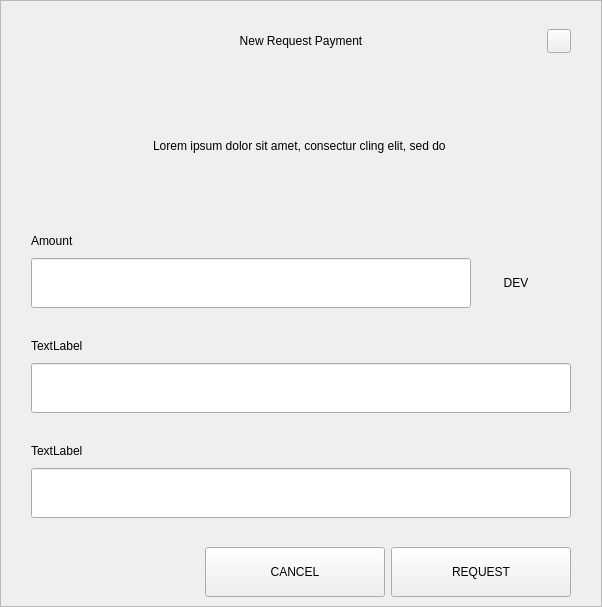
<?xml version="1.0" encoding="UTF-8"?>
<ui version="4.0">
 <class>RequestDialog</class>
 <widget class="QDialog" name="RequestDialog">
  <property name="geometry">
   <rect>
    <x>0</x>
    <y>0</y>
    <width>602</width>
    <height>607</height>
   </rect>
  </property>
  <property name="windowTitle">
   <string>Dialog</string>
  </property>
  <layout class="QVBoxLayout" name="verticalLayout_5">
   <property name="spacing">
    <number>0</number>
   </property>
   <property name="leftMargin">
    <number>0</number>
   </property>
   <property name="topMargin">
    <number>0</number>
   </property>
   <property name="rightMargin">
    <number>0</number>
   </property>
   <property name="bottomMargin">
    <number>0</number>
   </property>
   <item>
    <widget class="QFrame" name="frame">
     <property name="styleSheet">
      <string notr="true"/>
     </property>
     <property name="frameShape">
      <enum>QFrame::StyledPanel</enum>
     </property>
     <property name="frameShadow">
      <enum>QFrame::Raised</enum>
     </property>
     <layout class="QVBoxLayout" name="verticalLayout_4" stretch="1,0,0">
      <property name="spacing">
       <number>0</number>
      </property>
      <property name="leftMargin">
       <number>30</number>
      </property>
      <property name="topMargin">
       <number>20</number>
      </property>
      <property name="rightMargin">
       <number>30</number>
      </property>
      <property name="bottomMargin">
       <number>0</number>
      </property>
      <item>
       <layout class="QHBoxLayout" name="horizontalLayout_3">
        <property name="spacing">
         <number>0</number>
        </property>
        <item>
         <spacer name="horizontalSpacer_21">
          <property name="orientation">
           <enum>Qt::Horizontal</enum>
          </property>
          <property name="sizeHint" stdset="0">
           <size>
            <width>40</width>
            <height>20</height>
           </size>
          </property>
         </spacer>
        </item>
        <item>
         <widget class="QLabel" name="labelTitle">
          <property name="minimumSize">
           <size>
            <width>0</width>
            <height>40</height>
           </size>
          </property>
          <property name="maximumSize">
           <size>
            <width>16777215</width>
            <height>40</height>
           </size>
          </property>
          <property name="styleSheet">
           <string notr="true">padding-left:24px;</string>
          </property>
          <property name="text">
           <string>New Request Payment</string>
          </property>
          <property name="alignment">
           <set>Qt::AlignCenter</set>
          </property>
          <property name="margin">
           <number>7</number>
          </property>
         </widget>
        </item>
        <item>
         <spacer name="horizontalSpacer">
          <property name="orientation">
           <enum>Qt::Horizontal</enum>
          </property>
          <property name="sizeHint" stdset="0">
           <size>
            <width>40</width>
            <height>20</height>
           </size>
          </property>
         </spacer>
        </item>
        <item>
         <widget class="QPushButton" name="btnEsc">
          <property name="minimumSize">
           <size>
            <width>24</width>
            <height>24</height>
           </size>
          </property>
          <property name="maximumSize">
           <size>
            <width>24</width>
            <height>24</height>
           </size>
          </property>
          <property name="focusPolicy">
           <enum>Qt::NoFocus</enum>
          </property>
          <property name="text">
           <string/>
          </property>
         </widget>
        </item>
       </layout>
      </item>
      <item>
       <widget class="QStackedWidget" name="stack">
        <property name="minimumSize">
         <size>
          <width>540</width>
          <height>0</height>
         </size>
        </property>
        <property name="maximumSize">
         <size>
          <width>540</width>
          <height>16777215</height>
         </size>
        </property>
        <property name="currentIndex">
         <number>0</number>
        </property>
        <widget class="QWidget" name="page_1">
         <property name="minimumSize">
          <size>
           <width>540</width>
           <height>0</height>
          </size>
         </property>
         <property name="maximumSize">
          <size>
           <width>540</width>
           <height>16777215</height>
          </size>
         </property>
         <layout class="QVBoxLayout" name="layout1">
          <property name="spacing">
           <number>0</number>
          </property>
          <property name="leftMargin">
           <number>0</number>
          </property>
          <property name="topMargin">
           <number>0</number>
          </property>
          <property name="rightMargin">
           <number>0</number>
          </property>
          <property name="bottomMargin">
           <number>0</number>
          </property>
          <item>
           <spacer name="verticalSpacer_21">
            <property name="orientation">
             <enum>Qt::Vertical</enum>
            </property>
            <property name="sizeType">
             <enum>QSizePolicy::Fixed</enum>
            </property>
            <property name="sizeHint" stdset="0">
             <size>
              <width>20</width>
              <height>30</height>
             </size>
            </property>
           </spacer>
          </item>
          <item alignment="Qt::AlignHCenter">
           <widget class="QLabel" name="labelMessage">
            <property name="minimumSize">
             <size>
              <width>400</width>
              <height>50</height>
             </size>
            </property>
            <property name="text">
             <string>Lorem ipsum dolor sit amet, consectur cling elit, sed do </string>
            </property>
            <property name="alignment">
             <set>Qt::AlignCenter</set>
            </property>
            <property name="wordWrap">
             <bool>true</bool>
            </property>
           </widget>
          </item>
          <item alignment="Qt::AlignBottom">
           <widget class="QWidget" name="containerAmount" native="true">
            <layout class="QVBoxLayout" name="verticalLayout">
             <property name="spacing">
              <number>9</number>
             </property>
             <property name="leftMargin">
              <number>0</number>
             </property>
             <property name="topMargin">
              <number>0</number>
             </property>
             <property name="rightMargin">
              <number>0</number>
             </property>
             <property name="bottomMargin">
              <number>0</number>
             </property>
             <item>
              <widget class="QLabel" name="labelSubtitleAmount">
               <property name="minimumSize">
                <size>
                 <width>350</width>
                 <height>16</height>
                </size>
               </property>
               <property name="maximumSize">
                <size>
                 <width>16777215</width>
                 <height>16</height>
                </size>
               </property>
               <property name="text">
                <string>Amount</string>
               </property>
              </widget>
             </item>
             <item alignment="Qt::AlignTop">
              <widget class="QWidget" name="layoutAmount" native="true">
               <layout class="QHBoxLayout" name="horizontalLayout" stretch="2,0">
                <property name="spacing">
                 <number>0</number>
                </property>
                <property name="leftMargin">
                 <number>0</number>
                </property>
                <property name="topMargin">
                 <number>0</number>
                </property>
                <property name="rightMargin">
                 <number>0</number>
                </property>
                <property name="bottomMargin">
                 <number>0</number>
                </property>
                <item>
                 <widget class="QLineEdit" name="lineEditAmount">
                  <property name="minimumSize">
                   <size>
                    <width>0</width>
                    <height>50</height>
                   </size>
                  </property>
                  <property name="maximumSize">
                   <size>
                    <width>16777215</width>
                    <height>50</height>
                   </size>
                  </property>
                 </widget>
                </item>
                <item>
                 <widget class="QWidget" name="comboContainer" native="true">
                  <property name="minimumSize">
                   <size>
                    <width>100</width>
                    <height>50</height>
                   </size>
                  </property>
                  <property name="maximumSize">
                   <size>
                    <width>16777215</width>
                    <height>50</height>
                   </size>
                  </property>
                  <layout class="QHBoxLayout" name="horizontalLayout_31">
                   <property name="spacing">
                    <number>0</number>
                   </property>
                   <property name="leftMargin">
                    <number>0</number>
                   </property>
                   <property name="topMargin">
                    <number>0</number>
                   </property>
                   <property name="rightMargin">
                    <number>10</number>
                   </property>
                   <property name="bottomMargin">
                    <number>0</number>
                   </property>
                   <item>
                    <widget class="QLabel" name="comboBoxCoin">
                     <property name="text">
                      <string>DEV</string>
                     </property>
                     <property name="alignment">
                      <set>Qt::AlignCenter</set>
                     </property>
                    </widget>
                   </item>
                  </layout>
                 </widget>
                </item>
               </layout>
              </widget>
             </item>
            </layout>
           </widget>
          </item>
          <item>
           <spacer name="verticalSpacer_31">
            <property name="orientation">
             <enum>Qt::Vertical</enum>
            </property>
            <property name="sizeType">
             <enum>QSizePolicy::Fixed</enum>
            </property>
            <property name="sizeHint" stdset="0">
             <size>
              <width>20</width>
              <height>30</height>
             </size>
            </property>
           </spacer>
          </item>
          <item>
           <layout class="QVBoxLayout" name="verticalLayoutLabel">
            <property name="spacing">
             <number>9</number>
            </property>
            <item>
             <widget class="QLabel" name="labelSubtitleLabel">
              <property name="minimumSize">
               <size>
                <width>0</width>
                <height>16</height>
               </size>
              </property>
              <property name="maximumSize">
               <size>
                <width>16777215</width>
                <height>16</height>
               </size>
              </property>
              <property name="text">
               <string>TextLabel</string>
              </property>
             </widget>
            </item>
            <item>
             <widget class="QLineEdit" name="lineEditLabel">
              <property name="minimumSize">
               <size>
                <width>0</width>
                <height>50</height>
               </size>
              </property>
              <property name="maximumSize">
               <size>
                <width>16777215</width>
                <height>50</height>
               </size>
              </property>
             </widget>
            </item>
           </layout>
          </item>
          <item>
           <spacer name="verticalSpacer_34">
            <property name="orientation">
             <enum>Qt::Vertical</enum>
            </property>
            <property name="sizeType">
             <enum>QSizePolicy::Fixed</enum>
            </property>
            <property name="sizeHint" stdset="0">
             <size>
              <width>20</width>
              <height>30</height>
             </size>
            </property>
           </spacer>
          </item>
          <item>
           <layout class="QVBoxLayout" name="verticalLayoutDescription">
            <property name="spacing">
             <number>9</number>
            </property>
            <item>
             <widget class="QLabel" name="labelSubtitleDescription">
              <property name="minimumSize">
               <size>
                <width>0</width>
                <height>16</height>
               </size>
              </property>
              <property name="maximumSize">
               <size>
                <width>16777215</width>
                <height>16</height>
               </size>
              </property>
              <property name="text">
               <string>TextLabel</string>
              </property>
             </widget>
            </item>
            <item>
             <widget class="QLineEdit" name="lineEditDescription">
              <property name="minimumSize">
               <size>
                <width>0</width>
                <height>50</height>
               </size>
              </property>
              <property name="maximumSize">
               <size>
                <width>16777215</width>
                <height>50</height>
               </size>
              </property>
             </widget>
            </item>
            <item>
             <spacer name="verticalSpacer_4">
              <property name="orientation">
               <enum>Qt::Vertical</enum>
              </property>
              <property name="sizeType">
               <enum>QSizePolicy::Fixed</enum>
              </property>
              <property name="sizeHint" stdset="0">
               <size>
                <width>20</width>
                <height>20</height>
               </size>
              </property>
             </spacer>
            </item>
           </layout>
          </item>
         </layout>
        </widget>
        <widget class="QWidget" name="page_2">
         <layout class="QVBoxLayout" name="layout2">
          <item>
           <spacer name="verticalSpacer_5">
            <property name="orientation">
             <enum>Qt::Vertical</enum>
            </property>
            <property name="sizeType">
             <enum>QSizePolicy::Fixed</enum>
            </property>
            <property name="sizeHint" stdset="0">
             <size>
              <width>20</width>
              <height>50</height>
             </size>
            </property>
           </spacer>
          </item>
          <item alignment="Qt::AlignHCenter">
           <widget class="QLabel" name="labelQrImg">
            <property name="minimumSize">
             <size>
              <width>260</width>
              <height>260</height>
             </size>
            </property>
            <property name="maximumSize">
             <size>
              <width>260</width>
              <height>260</height>
             </size>
            </property>
            <property name="text">
             <string/>
            </property>
            <property name="alignment">
             <set>Qt::AlignCenter</set>
            </property>
           </widget>
          </item>
          <item>
           <spacer name="verticalSpacer_2">
            <property name="orientation">
             <enum>Qt::Vertical</enum>
            </property>
            <property name="sizeType">
             <enum>QSizePolicy::Fixed</enum>
            </property>
            <property name="sizeHint" stdset="0">
             <size>
              <width>20</width>
              <height>30</height>
             </size>
            </property>
           </spacer>
          </item>
          <item alignment="Qt::AlignHCenter">
           <widget class="QLabel" name="labelAddress">
            <property name="text">
             <string>D7VFR83SQbiezrW72hjcWJtcfip5krte2Z </string>
            </property>
           </widget>
          </item>
          <item>
           <spacer name="verticalSpacer_32">
            <property name="orientation">
             <enum>Qt::Vertical</enum>
            </property>
            <property name="sizeType">
             <enum>QSizePolicy::Expanding</enum>
            </property>
            <property name="sizeHint" stdset="0">
             <size>
              <width>20</width>
              <height>20</height>
             </size>
            </property>
           </spacer>
          </item>
          <item>
           <layout class="QHBoxLayout" name="horizontal">
            <property name="leftMargin">
             <number>20</number>
            </property>
            <property name="rightMargin">
             <number>20</number>
            </property>
            <property name="bottomMargin">
             <number>20</number>
            </property>
            <item>
             <spacer name="horizontalSpacer_4">
              <property name="orientation">
               <enum>Qt::Horizontal</enum>
              </property>
              <property name="sizeHint" stdset="0">
               <size>
                <width>40</width>
                <height>20</height>
               </size>
              </property>
             </spacer>
            </item>
            <item>
             <widget class="QPushButton" name="btnCopyAddress">
              <property name="minimumSize">
               <size>
                <width>180</width>
                <height>50</height>
               </size>
              </property>
              <property name="text">
               <string>COPY ADDRESS</string>
              </property>
             </widget>
            </item>
            <item>
             <widget class="QPushButton" name="btnCopyUrl">
              <property name="minimumSize">
               <size>
                <width>180</width>
                <height>50</height>
               </size>
              </property>
              <property name="text">
               <string>COPY URL</string>
              </property>
             </widget>
            </item>
            <item>
             <spacer name="horizontalSpacer_2">
              <property name="orientation">
               <enum>Qt::Horizontal</enum>
              </property>
              <property name="sizeHint" stdset="0">
               <size>
                <width>40</width>
                <height>20</height>
               </size>
              </property>
             </spacer>
            </item>
           </layout>
          </item>
         </layout>
        </widget>
       </widget>
      </item>
      <item>
       <widget class="QWidget" name="buttonsStack" native="true">
        <layout class="QHBoxLayout" name="horizontalLayout_5">
         <property name="leftMargin">
          <number>20</number>
         </property>
         <property name="rightMargin">
          <number>0</number>
         </property>
         <item>
          <spacer name="horizontalSpacer_41">
           <property name="orientation">
            <enum>Qt::Horizontal</enum>
           </property>
           <property name="sizeHint" stdset="0">
            <size>
             <width>40</width>
             <height>20</height>
            </size>
           </property>
          </spacer>
         </item>
         <item>
          <widget class="QPushButton" name="btnCancel">
           <property name="minimumSize">
            <size>
             <width>180</width>
             <height>50</height>
            </size>
           </property>
           <property name="focusPolicy">
            <enum>Qt::NoFocus</enum>
           </property>
           <property name="text">
            <string>CANCEL</string>
           </property>
          </widget>
         </item>
         <item>
          <widget class="QPushButton" name="btnSave">
           <property name="minimumSize">
            <size>
             <width>180</width>
             <height>50</height>
            </size>
           </property>
           <property name="focusPolicy">
            <enum>Qt::NoFocus</enum>
           </property>
           <property name="text">
            <string>REQUEST</string>
           </property>
          </widget>
         </item>
        </layout>
       </widget>
      </item>
     </layout>
    </widget>
   </item>
  </layout>
 </widget>
 <resources/>
 <connections/>
</ui>
